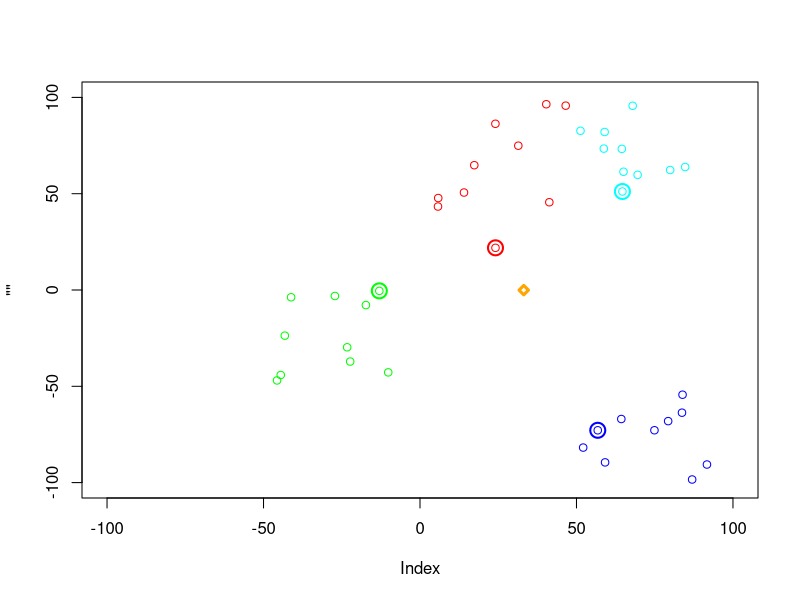
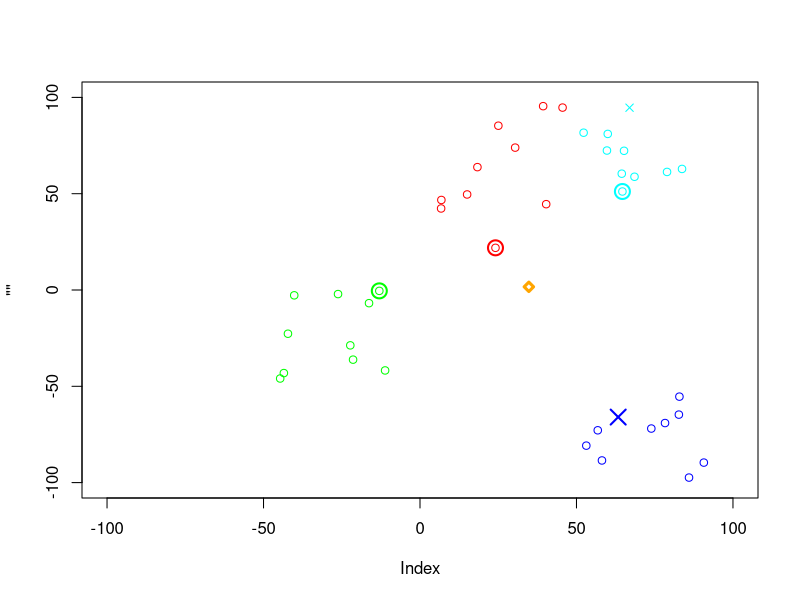
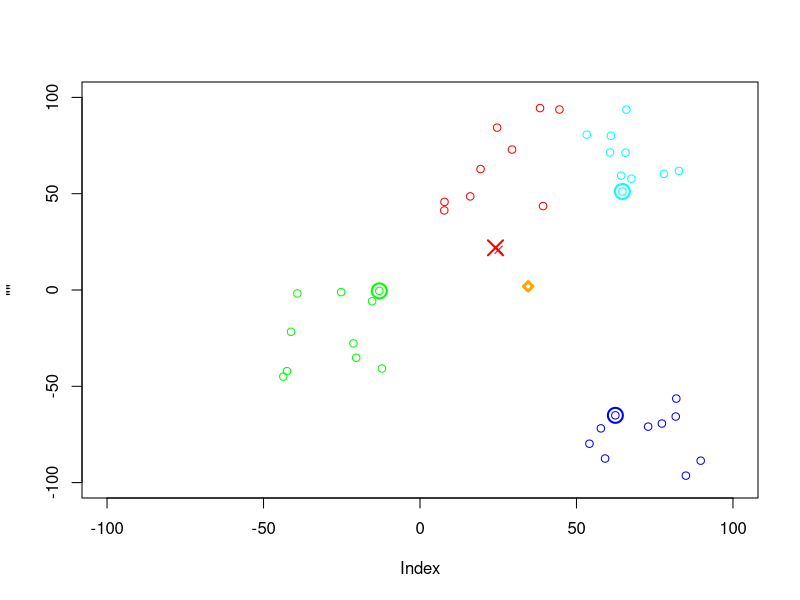
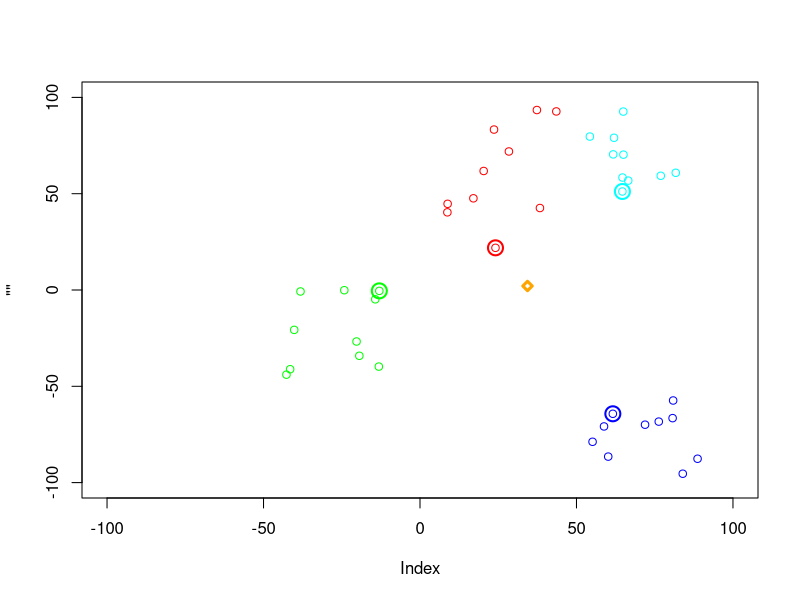
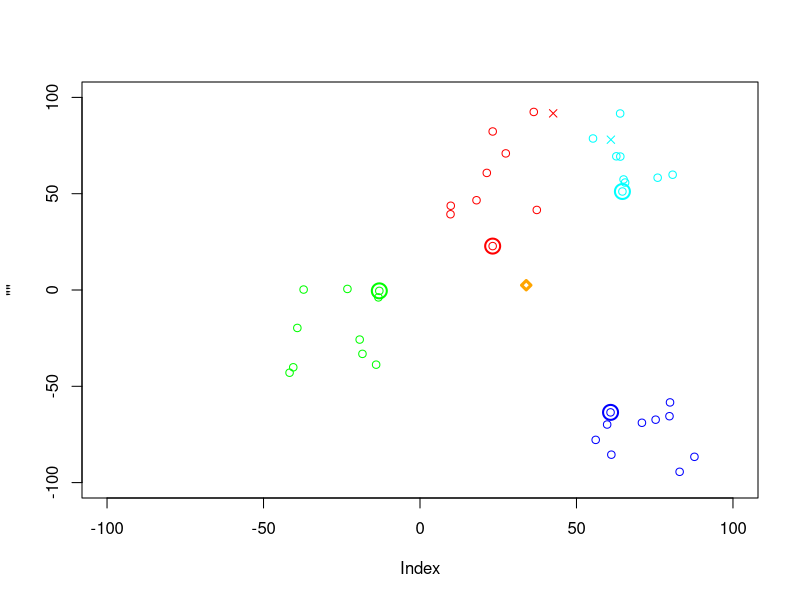
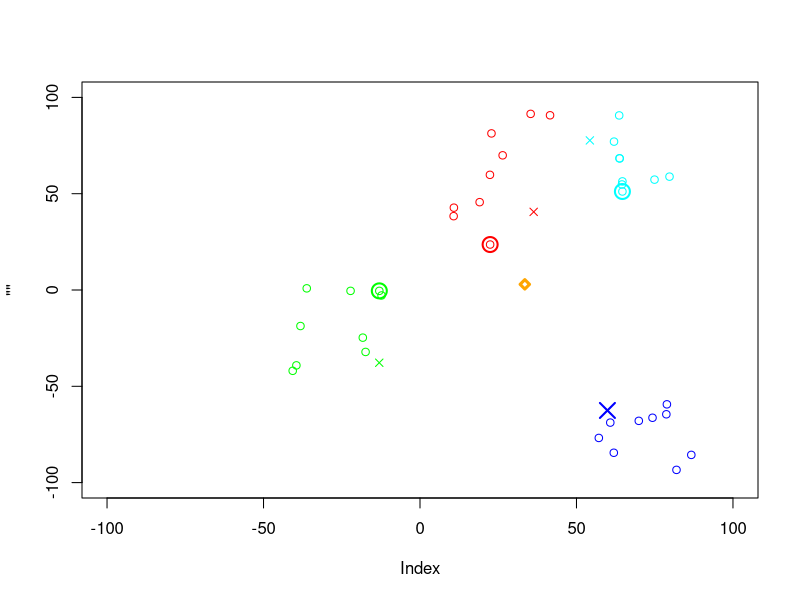
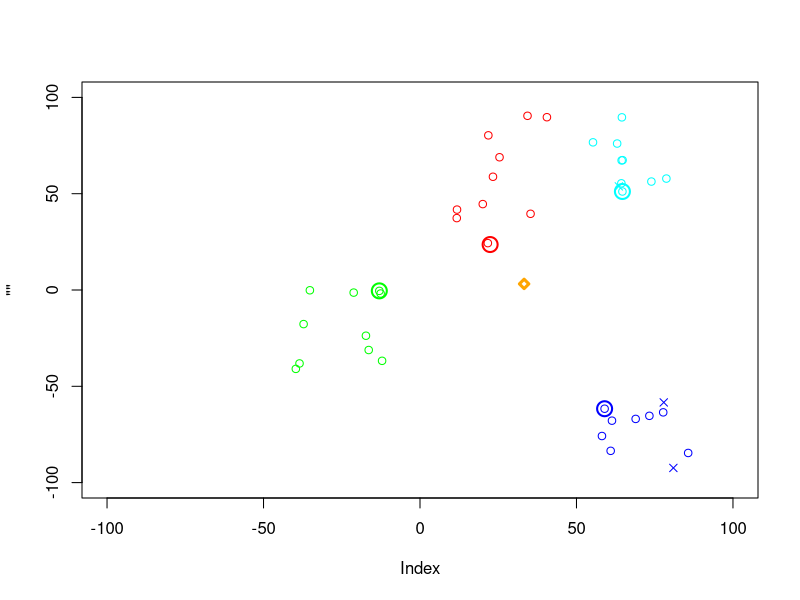
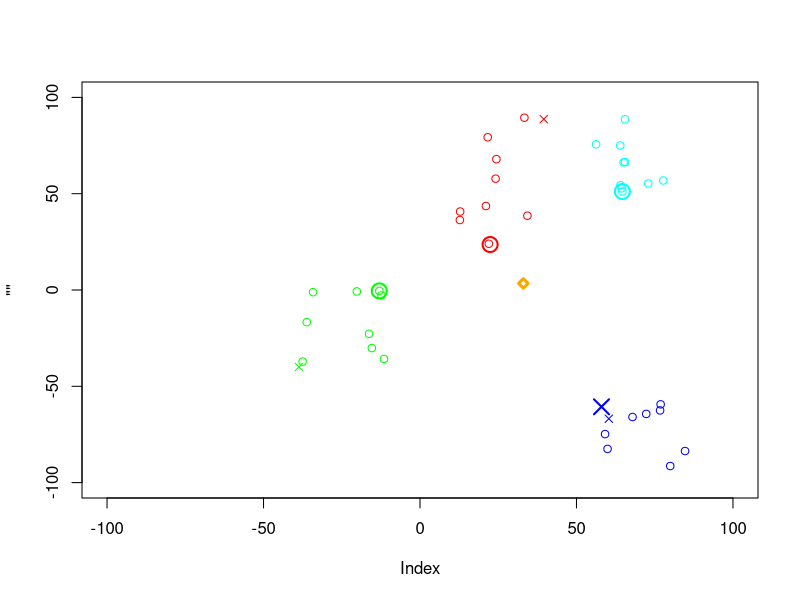

Reproduce these figures in R, in order. (Note: this script raises an error after producing the figures.)
PSO_DLS = function(config){

	newParticle = function(pos, vel, swarm, fitFun) {
		return (list(
			pos = pos,
			vel = vel,
			best = list(
				pos = pos,
				type = 1,
				val = fitFun(pos)
			),
			type = 1,
			swarm = swarm
		))
	}

	calculateBest = function(particles) {
		globalBest = particles[[1]]$best
		globalBest$val = 100000
		localBest = list()
		for(i in 1:config$sub_swarms){
			localBest[[i]] = globalBest
		}
		
		for(i in 1:length(particles)){
			swarm = particles[[i]]$swarm
			if(particles[[i]]$best$val < localBest[[swarm]]$val){
				localBest[[swarm]] = particles[[i]]$best
			}
			if(particles[[i]]$best$val < globalBest$val){
				globalBest = particles[[i]]$best
			}
		}
		
		pos = c()
		for(i in 1:length(localBest)){
			pos = rbind(pos, localBest[[i]]$pos)
		}
		pos = colMeans(as.matrix(pos))
		unitedLocalbest = globalBest
		unitedLocalbest$pos = pos
		unitedLocalbest$val = config$fun(pos);
		
		best = list(globalBest, localBest, unitedLocalbest)
		return(best)
	}

	updatePos = function(particle, p, lbest, unitedLbest){
		personal = config$c1 * runif(1) * (particle$best$pos - particle$pos)
		
		chance = runif(1)
		if(chance <= p){
			particle$type = 2
			particle$best$type = 2
			social = config$c2 * runif(1) * (unitedLbest$pos - particle$pos)
		}else {
			particle$type = 1
			particle$best$type = 1
			social = config$c2 * runif(1) * (lbest[[particle$swarm]]$pos - particle$pos)
		}

		particle$vel = (config$inertia * particle$vel) + personal + social	
		particle$vel = apply(as.matrix(particle$vel), 1, function(x){min(x,config$max_vel)})
		particle$vel = apply(as.matrix(particle$vel), 1, function(x){max(x,-config$max_vel)})
		
		particle$pos = particle$pos + particle$vel	
		
		for(i in 1:config$dim){
			particle$pos[i] = min(particle$pos[i], config$upper[i])
			particle$pos[i] = max(particle$pos[i], config$lower[i])
		}
		val = config$fun(particle$pos);
		if(val < particle$best$val){
			particle$best$pos = particle$pos
			particle$best$val = val
		}
		return (particle)
	}

	push = function(arr, element){
		len = length(arr)
		arr[[len + 1]] = element
		return(arr)
	}

	savePng = function(){
		return (config$savePng && config$dim == 2)
	}

	# Main loop
	particles = list()
	p = 0
	
	# Init particles with random position and velocity
	for(swarmIndex in 1:config$sub_swarms){
		for(j in 1:config$swarm_size){
			pos = c()
			for(i in 1:config$dim){
				pos[i] = runif(1) * (config$limitUpper[[swarmIndex]][i] - config$limitLower[[swarmIndex]][i]) + config$limitLower[[swarmIndex]][i] 
			}
			vel = rep(0, config$dim)
			particles = push(particles, newParticle(pos, vel, swarmIndex, config$fun))
		}
	}
	
	# Calculate initial best particles
	best = calculateBest(particles);	
	gbest = best[[1]]
	lbest = best[[2]]
	unitedLbest = best[[3]]
	
	cost = c()	
	for(it in 1:config$iterations){		
		# Update p
		p = it / config$iterations
		
		if(savePng()){
			dir.create("plot", showWarnings = FALSE)
			name = paste(config$savePngPath, "pso-dls-", it, ".png", sep="")
			png(filename=name)
			plot("", ylim=c(config$lower[2],config$upper[2]), xlim=c(config$lower[1],config$upper[2]))
		}
		
		# Update particle positions
		for(i in 1:length(particles)){
			particles[[i]] = updatePos(particles[[i]], p, lbest, unitedLbest)	
			if(savePng()){
				points(particles[[i]]$pos[1], particles[[i]]$pos[2], ylim=c(config$lower[2],config$upper[2]), xlim=c(config$lower[1],config$upper[1]), col = c("green", "red", "blue", "cyan")[particles[[i]]$swarm], pch=c(1,4)[particles[[i]]$type])
			}
		}	
		
		# Update gbest, lbest, unitedLbest
		best = calculateBest(particles);	
		gbest = best[[1]]
		lbest = best[[2]]
		unitedLbest = best[[3]]
		
		if(savePng()){
			for(i in 1:config$sub_swarms){
				points(lbest[[i]]$pos[1], lbest[[i]]$pos[2], ylim=c(config$lower[2],config$upper[2]), xlim=c(config$lower[1],config$upper[1]), cex = 2, lwd = 2, col= c("green", "red", "blue", "cyan")[i], pch=c(1,4)[lbest[[i]]$type])
			}
			points(unitedLbest$pos[1], unitedLbest$pos[2], ylim=c(config$lower[2],config$upper[2]), xlim=c(config$lower[1],config$upper[1]), lwd = 3, col="orange", pch=23)
			dev.off()
		}
		
		cost = c(cost,gbest$val)	
	}
	
	if(savePng()){
		name = paste(config$savePngPath, "pso-dls-0.png", sep="")
		png(filename=name)
		plot(cost, type = "s")
		dev.off()
	}
	return (gbest)
}


config = c()
config$dim = 2
config$lower = c(-100, -100)
config$upper = c(100, 100)

config$fun = function(x){
	return(20 + (x[1] ^ 2) - cos(10 * pi * x[1]) + (x[2]^2) + (10*cos(2 * pi * x[2])))
}
config$swarm_size = 10
config$c1 = 2.05
config$c2 = 2.05
config$max_vel = 1
config$inertia = 0.9
config$iterations = 100

config$sub_swarms = 4
config$limitLower = list(c(-50, -50), c(0, 20), c(50, -100), c(50, 50))
config$limitUpper = list(c(0, 0), c(50, 100), c(100, -50), c(100, 100))

config$savePng = TRUE
config$savePngPath = "C:/Projects/pso/pso/plot/"

PSO_DLS(config)